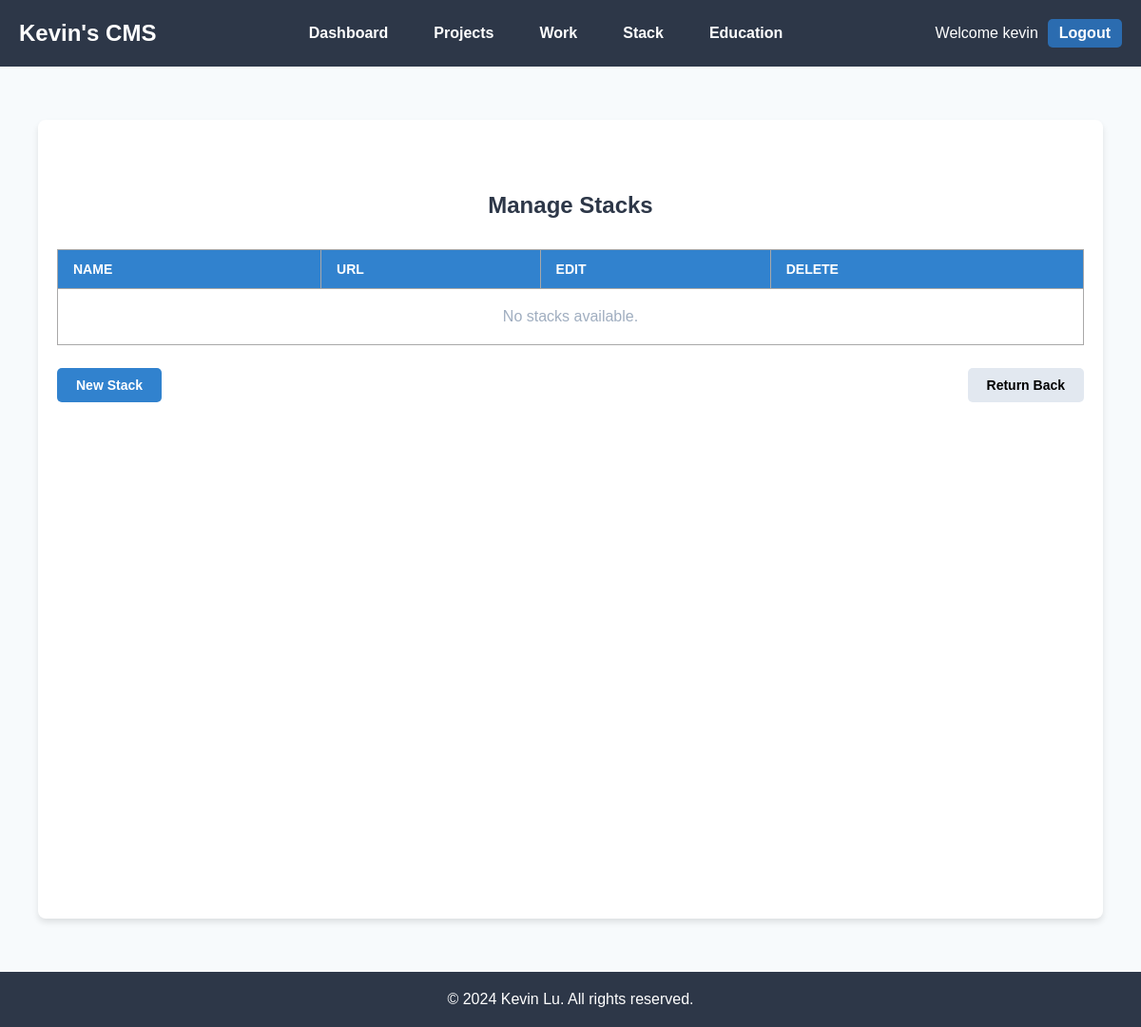
Page /stacks/ (signed in) on the earlier database version.
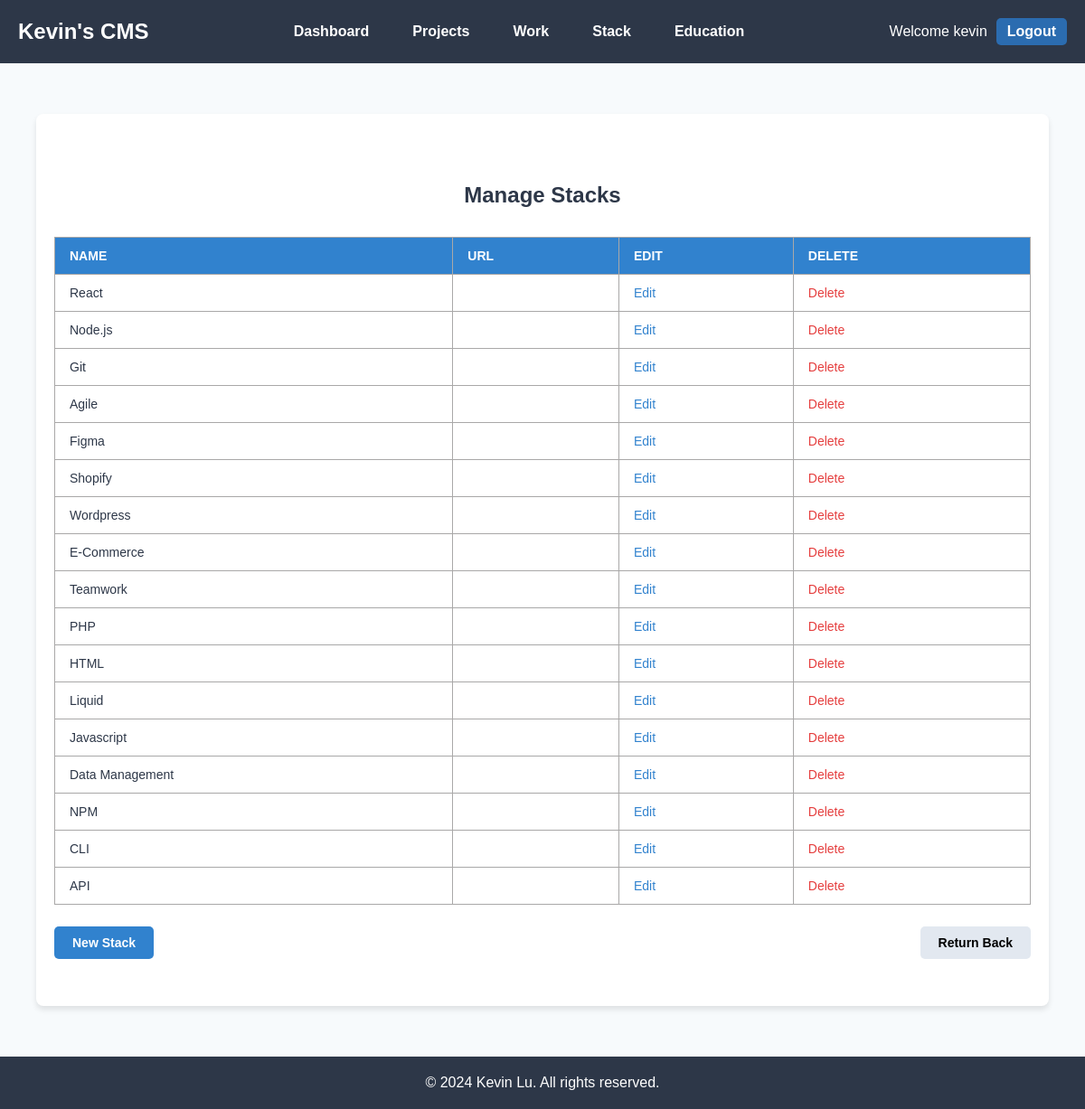
Same page on the later database version.
### main/models.py (models this page shows, shortened)
class Stack(models.Model):
    name = models.CharField(max_length=100)
    url = models.URLField(null=True, blank=True)
    image = models.ImageField(upload_to='stacks/',null=True, blank=True)
    created = models.DateTimeField(auto_now_add=True)
    updated = models.DateTimeField(auto_now=True)

### main/views.py (the view)
# urls.py: path('stacks/', views.stack_list_view, name='stack-list'),
@login_required
def stack_list_view(request):
    stacks = Stack.objects.all()
    return render(request, 'main/stacks/stack_list.html', {'stacks': stacks})

### main/templates/main/stacks/stack_list.html (shortened to what this page needs)
{% extends 'main/base.html' %}
{% block content %}
<div class="list-container">
  <div class="list-content">
    <p class="list-heading">Manage Stacks</p>
    <table class="list-table">
      <thead>
        <tr class="list-table-header">
          <th class="list-table-cell">Name</th>
          <th class="list-table-cell">Url</th>
          <th class="list-table-cell">Edit</th>
          <th class="list-table-cell">Delete</th>
        </tr>
      </thead>
      <tbody>
        {% for stack in stacks %}
        <tr class="list-table-row hover:bg-gray-100">
          <td class="list-table-cell">{{ stack.name }}</td>
          <td class="list-table-cell">
          </td>
          <td class="list-table-cell">
            <a href="{% url 'edit-stack' stack.id %}" class="list-action-link">Edit</a>
          </td>
          <td class="list-table-cell">
            <a href="{% url 'delete-stack' stack.id %}" class="list-action-link list-delete-link">Delete</a>
          </td>
        </tr>
        {% empty %}
        <tr>
          <td colspan="4" class="list-empty-message">
            No stacks available.
          </td>
        </tr>
        {% endfor %}
      </tbody>
    </table>
    <div class="list-button-container">
      <a href="{% url 'add-stack' %}" class="list-button list-new">New Stack</a>
      <a href="{% url 'dashboard-view' %}" class="list-button list-return-back">Return Back</a>
    </div>
  </div>
</div>
{% endblock %}

Differences in the rows shown:
added Stack: name "React"
added Stack: name "Node.js"
added Stack: name "Git"
added Stack: name "Agile"
added Stack: name "Figma"
added Stack: name "Shopify"
added Stack: name "Wordpress"
added Stack: name "E-Commerce"
added Stack: name "Teamwork"
added Stack: name "PHP"
added Stack: name "HTML"
added Stack: name "Liquid"
added Stack: name "Javascript"
added Stack: name "Data Management"
added Stack: name "NPM"
added Stack: name "CLI"
added Stack: name "API"
Other differences:
text no longer shown: "No stacks available."
